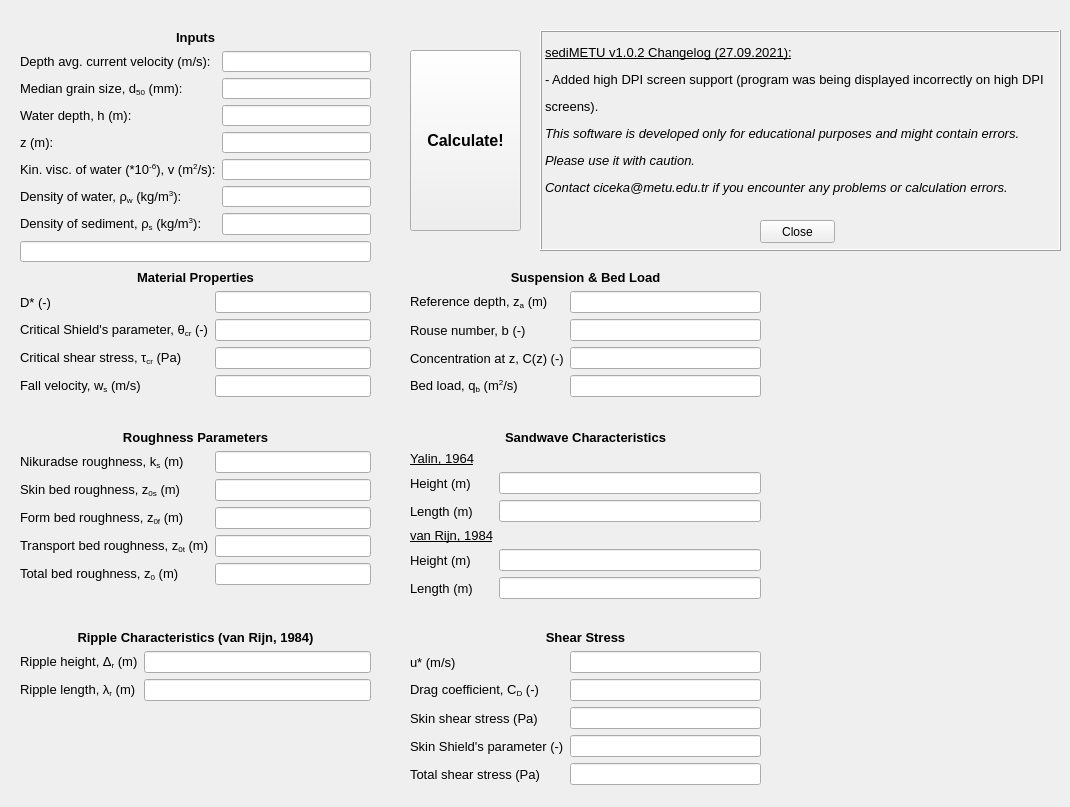
    <widget class="QWidget" name="tab">
     <attribute name="title">
      <string>Currents</string>
     </attribute>
     <widget class="QWidget" name="formLayoutWidget">
      <property name="geometry">
       <rect>
        <x>20</x>
        <y>30</y>
        <width>351</width>
        <height>232</height>
       </rect>
      </property>
      <layout class="QFormLayout" name="formLayout_2">
       <item row="0" column="0" colspan="2">
        <widget class="QLabel" name="inputs_lbl">
         <property name="font">
          <font>
           <family>MS Shell Dlg 2</family>
           <pointsize>10</pointsize>
           <weight>75</weight>
           <bold>true</bold>
          </font>
         </property>
         <property name="text">
          <string>&lt;html&gt;&lt;head/&gt;&lt;body&gt;&lt;p align=&quot;center&quot;&gt;Inputs&lt;/p&gt;&lt;/body&gt;&lt;/html&gt;</string>
         </property>
        </widget>
       </item>
       <item row="1" column="0">
        <widget class="QLabel" name="Ubar_lbl">
         <property name="font">
          <font>
           <family>MS Shell Dlg 2</family>
           <pointsize>10</pointsize>
          </font>
         </property>
         <property name="text">
          <string>Depth avg. current velocity (m/s):</string>
         </property>
        </widget>
       </item>
       <item row="1" column="1">
        <widget class="QLineEdit" name="Ubar_txt"/>
       </item>
       <item row="2" column="0">
        <widget class="QLabel" name="d50_lbl">
         <property name="font">
          <font>
           <family>MS Shell Dlg 2</family>
           <pointsize>10</pointsize>
          </font>
         </property>
         <property name="text">
          <string>&lt;html&gt;&lt;head/&gt;&lt;body&gt;&lt;p&gt;Median grain size, d&lt;span style=&quot; vertical-align:sub;&quot;&gt;50&lt;/span&gt; (mm):&lt;/p&gt;&lt;/body&gt;&lt;/html&gt;</string>
         </property>
        </widget>
       </item>
       <item row="2" column="1">
        <widget class="QLineEdit" name="d50_txt"/>
       </item>
       <item row="3" column="0">
        <widget class="QLabel" name="h_lbl">
         <property name="font">
          <font>
           <family>MS Shell Dlg 2</family>
           <pointsize>10</pointsize>
           <weight>50</weight>
           <bold>false</bold>
           <strikeout>false</strikeout>
           <kerning>true</kerning>
          </font>
         </property>
         <property name="text">
          <string>Water depth, h (m):</string>
         </property>
        </widget>
       </item>
       <item row="3" column="1">
        <widget class="QLineEdit" name="h_txt"/>
       </item>
       <item row="4" column="0">
        <widget class="QLabel" name="z_lbl">
         <property name="font">
          <font>
           <family>MS Shell Dlg 2</family>
           <pointsize>10</pointsize>
          </font>
         </property>
         <property name="text">
          <string>z (m):</string>
         </property>
        </widget>
       </item>
       <item row="4" column="1">
        <widget class="QLineEdit" name="z_txt"/>
       </item>
       <item row="5" column="0">
        <widget class="QLabel" name="nu_lbl">
         <property name="font">
          <font>
           <family>MS Shell Dlg 2</family>
           <pointsize>10</pointsize>
          </font>
         </property>
         <property name="text">
          <string>&lt;html&gt;&lt;head/&gt;&lt;body&gt;&lt;p&gt;Kin. visc. of water (*10&lt;span style=&quot; vertical-align:super;&quot;&gt;-6&lt;/span&gt;), v (m&lt;span style=&quot; vertical-align:super;&quot;&gt;2&lt;/span&gt;/s):&lt;/p&gt;&lt;/body&gt;&lt;/html&gt;</string>
         </property>
        </widget>
       </item>
       <item row="5" column="1">
        <widget class="QLineEdit" name="nu_txt"/>
       </item>
       <item row="6" column="0">
        <widget class="QLabel" name="ro_lbl">
         <property name="font">
          <font>
           <family>MS Shell Dlg 2</family>
           <pointsize>10</pointsize>
          </font>
         </property>
         <property name="text">
          <string>&lt;html&gt;&lt;head/&gt;&lt;body&gt;&lt;p&gt;Density of water, ρ&lt;span style=&quot; vertical-align:sub;&quot;&gt;w&lt;/span&gt; (kg/m&lt;span style=&quot; vertical-align:super;&quot;&gt;3&lt;/span&gt;):&lt;/p&gt;&lt;/body&gt;&lt;/html&gt;</string>
         </property>
        </widget>
       </item>
       <item row="6" column="1">
        <widget class="QLineEdit" name="ro_txt"/>
       </item>
       <item row="7" column="0">
        <widget class="QLabel" name="ro_s_lbl">
         <property name="font">
          <font>
           <family>MS Shell Dlg 2</family>
           <pointsize>10</pointsize>
          </font>
         </property>
         <property name="text">
          <string>&lt;html&gt;&lt;head/&gt;&lt;body&gt;&lt;p&gt;Density of sediment, ρ&lt;span style=&quot; vertical-align:sub;&quot;&gt;s&lt;/span&gt; (kg/m&lt;span style=&quot; vertical-align:super;&quot;&gt;3&lt;/span&gt;):&lt;/p&gt;&lt;/body&gt;&lt;/html&gt;</string>
         </property>
        </widget>
       </item>
       <item row="7" column="1">
        <widget class="QLineEdit" name="ro_s_txt"/>
       </item>
       <item row="8" column="0" colspan="2">
        <widget class="QLineEdit" name="condition_txt">
         <property name="font">
          <font>
           <family>MS Shell Dlg 2</family>
           <weight>75</weight>
           <bold>true</bold>
          </font>
         </property>
         <property name="readOnly">
          <bool>true</bool>
         </property>
        </widget>
       </item>
      </layout>
     </widget>
     <widget class="QPushButton" name="calculateCurrent_btn">
      <property name="geometry">
       <rect>
        <x>410</x>
        <y>50</y>
        <width>111</width>
        <height>181</height>
       </rect>
      </property>
      <property name="font">
       <font>
        <family>MS Shell Dlg 2</family>
        <pointsize>12</pointsize>
        <weight>75</weight>
        <bold>true</bold>
       </font>
      </property>
      <property name="text">
       <string>Calculate!</string>
      </property>
     </widget>
     <widget class="QWidget" name="formLayoutWidget_2">
      <property name="geometry">
       <rect>
        <x>20</x>
        <y>430</y>
        <width>351</width>
        <height>161</height>
       </rect>
      </property>
      <layout class="QFormLayout" name="formLayout_3">
       <item row="0" column="0" colspan="2">
        <widget class="QLabel" name="roughness_lbl">
         <property name="font">
          <font>
           <family>MS Shell Dlg 2</family>
           <pointsize>10</pointsize>
           <weight>75</weight>
           <bold>true</bold>
          </font>
         </property>
         <property name="text">
          <string>&lt;html&gt;&lt;head/&gt;&lt;body&gt;&lt;p align=&quot;center&quot;&gt;Roughness Parameters&lt;/p&gt;&lt;/body&gt;&lt;/html&gt;</string>
         </property>
        </widget>
       </item>
       <item row="1" column="0">
        <widget class="QLabel" name="ks_lbl">
         <property name="font">
          <font>
           <family>MS Shell Dlg 2</family>
           <pointsize>10</pointsize>
          </font>
         </property>
         <property name="text">
          <string>&lt;html&gt;&lt;head/&gt;&lt;body&gt;&lt;p&gt;Nikuradse roughness, k&lt;span style=&quot; vertical-align:sub;&quot;&gt;s&lt;/span&gt; (m)&lt;/p&gt;&lt;/body&gt;&lt;/html&gt;</string>
         </property>
        </widget>
       </item>
       <item row="1" column="1">
        <widget class="QLineEdit" name="ks_txt">
         <property name="readOnly">
          <bool>true</bool>
         </property>
        </widget>
       </item>
       <item row="2" column="0">
        <widget class="QLabel" name="z0s_lbl">
         <property name="font">
          <font>
           <family>MS Shell Dlg 2</family>
           <pointsize>10</pointsize>
          </font>
         </property>
         <property name="text">
          <string>&lt;html&gt;&lt;head/&gt;&lt;body&gt;&lt;p&gt;Skin bed roughness, z&lt;span style=&quot; vertical-align:sub;&quot;&gt;0s&lt;/span&gt; (m)&lt;/p&gt;&lt;/body&gt;&lt;/html&gt;</string>
         </property>
        </widget>
       </item>
       <item row="2" column="1">
        <widget class="QLineEdit" name="z0s_txt">
         <property name="readOnly">
          <bool>true</bool>
         </property>
        </widget>
       </item>
       <item row="3" column="0">
        <widget class="QLabel" name="z0f_lbl">
         <property name="font">
          <font>
           <family>MS Shell Dlg 2</family>
           <pointsize>10</pointsize>
          </font>
         </property>
         <property name="text">
          <string>&lt;html&gt;&lt;head/&gt;&lt;body&gt;&lt;p&gt;Form bed roughness, z&lt;span style=&quot; vertical-align:sub;&quot;&gt;0f&lt;/span&gt; (m)&lt;/p&gt;&lt;/body&gt;&lt;/html&gt;</string>
         </property>
        </widget>
       </item>
       <item row="3" column="1">
        <widget class="QLineEdit" name="z0f_txt">
         <property name="readOnly">
          <bool>true</bool>
         </property>
        </widget>
       </item>
       <item row="4" column="0">
        <widget class="QLabel" name="z0t_lnl">
         <property name="font">
          <font>
           <family>MS Shell Dlg 2</family>
           <pointsize>10</pointsize>
          </font>
         </property>
         <property name="text">
          <string>&lt;html&gt;&lt;head/&gt;&lt;body&gt;&lt;p&gt;Transport bed roughness, z&lt;span style=&quot; vertical-align:sub;&quot;&gt;0t&lt;/span&gt; (m)&lt;/p&gt;&lt;/body&gt;&lt;/html&gt;</string>
         </property>
        </widget>
       </item>
       <item row="4" column="1">
        <widget class="QLineEdit" name="z0t_txt">
         <property name="readOnly">
          <bool>true</bool>
         </property>
        </widget>
       </item>
       <item row="5" column="0">
        <widget class="QLabel" name="z0_lbl">
         <property name="font">
          <font>
           <family>MS Shell Dlg 2</family>
           <pointsize>10</pointsize>
          </font>
         </property>
         <property name="text">
          <string>&lt;html&gt;&lt;head/&gt;&lt;body&gt;&lt;p&gt;Total bed roughness, z&lt;span style=&quot; vertical-align:sub;&quot;&gt;0&lt;/span&gt; (m)&lt;/p&gt;&lt;/body&gt;&lt;/html&gt;</string>
         </property>
        </widget>
       </item>
       <item row="5" column="1">
        <widget class="QLineEdit" name="z0_txt">
         <property name="readOnly">
          <bool>true</bool>
         </property>
        </widget>
       </item>
      </layout>
     </widget>
     <widget class="QWidget" name="formLayoutWidget_3">
      <property name="geometry">
       <rect>
        <x>20</x>
        <y>630</y>
        <width>351</width>
        <height>81</height>
       </rect>
      </property>
      <layout class="QFormLayout" name="formLayout_4">
       <item row="1" column="0">
        <widget class="QLabel" name="rippleHeight_lbl">
         <property name="font">
          <font>
           <family>MS Shell Dlg 2</family>
           <pointsize>10</pointsize>
          </font>
         </property>
         <property name="text">
          <string>&lt;html&gt;&lt;head/&gt;&lt;body&gt;&lt;p&gt;Ripple height, Δ&lt;span style=&quot; vertical-align:sub;&quot;&gt;r&lt;/span&gt; (m)&lt;/p&gt;&lt;/body&gt;&lt;/html&gt;</string>
         </property>
        </widget>
       </item>
       <item row="1" column="1">
        <widget class="QLineEdit" name="rippleHeight_txt">
         <property name="readOnly">
          <bool>true</bool>
         </property>
        </widget>
       </item>
       <item row="2" column="0">
        <widget class="QLabel" name="rippleLength_lbl">
         <property name="font">
          <font>
           <family>MS Shell Dlg 2</family>
           <pointsize>10</pointsize>
          </font>
         </property>
         <property name="text">
          <string>&lt;html&gt;&lt;head/&gt;&lt;body&gt;&lt;p&gt;Ripple length, λ&lt;span style=&quot; vertical-align:sub;&quot;&gt;r&lt;/span&gt; (m)&lt;/p&gt;&lt;/body&gt;&lt;/html&gt;</string>
         </property>
        </widget>
       </item>
       <item row="2" column="1">
        <widget class="QLineEdit" name="rippleLength_txt">
         <property name="readOnly">
          <bool>true</bool>
         </property>
        </widget>
       </item>
       <item row="0" column="0" colspan="2">
        <widget class="QLabel" name="rippleCharacteristics_lbl">
         <property name="font">
          <font>
           <family>MS Shell Dlg 2</family>
           <pointsize>10</pointsize>
           <weight>75</weight>
           <bold>true</bold>
          </font>
         </property>
         <property name="text">
          <string>&lt;html&gt;&lt;head/&gt;&lt;body&gt;&lt;p align=&quot;center&quot;&gt;Ripple Characteristics (van Rijn, 1984)&lt;/p&gt;&lt;/body&gt;&lt;/html&gt;</string>
         </property>
        </widget>
       </item>
      </layout>
     </widget>
     <widget class="QWidget" name="formLayoutWidget_4">
      <property name="geometry">
       <rect>
        <x>410</x>
        <y>430</y>
        <width>351</width>
        <height>193</height>
       </rect>
      </property>
      <layout class="QFormLayout" name="formLayout_5">
       <item row="1" column="0">
        <widget class="QLabel" name="yalin1964_lbl">
         <property name="font">
          <font>
           <family>MS Shell Dlg 2</family>
           <pointsize>10</pointsize>
           <weight>50</weight>
           <bold>false</bold>
           <underline>true</underline>
          </font>
         </property>
         <property name="text">
          <string>&lt;html&gt;&lt;head/&gt;&lt;body&gt;&lt;p&gt;Yalin, 1964&lt;/p&gt;&lt;/body&gt;&lt;/html&gt;</string>
         </property>
        </widget>
       </item>
       <item row="2" column="0">
        <widget class="QLabel" name="swHeightYalin_lbl">
         <property name="font">
          <font>
           <family>MS Shell Dlg 2</family>
           <pointsize>10</pointsize>
          </font>
         </property>
         <property name="text">
          <string>Height (m)</string>
         </property>
        </widget>
       </item>
       <item row="2" column="1">
        <widget class="QLineEdit" name="swHeightYalin_txt">
         <property name="readOnly">
          <bool>true</bool>
         </property>
        </widget>
       </item>
       <item row="3" column="0">
        <widget class="QLabel" name="swLengthYalin_lbl">
         <property name="font">
          <font>
           <family>MS Shell Dlg 2</family>
           <pointsize>10</pointsize>
          </font>
         </property>
         <property name="text">
          <string>Length (m)</string>
         </property>
        </widget>
       </item>
       <item row="3" column="1">
        <widget class="QLineEdit" name="swLengthYalin_txt">
         <property name="readOnly">
          <bool>true</bool>
         </property>
        </widget>
       </item>
       <item row="4" column="0">
        <widget class="QLabel" name="vanRijn1984_lbl">
         <property name="font">
          <font>
           <family>MS Shell Dlg 2</family>
           <pointsize>10</pointsize>
           <weight>50</weight>
           <bold>false</bold>
           <underline>true</underline>
          </font>
         </property>
         <property name="text">
          <string>&lt;html&gt;&lt;head/&gt;&lt;body&gt;&lt;p&gt;van Rijn, 1984&lt;/p&gt;&lt;/body&gt;&lt;/html&gt;</string>
         </property>
        </widget>
       </item>
       <item row="5" column="0">
        <widget class="QLabel" name="swLengthvanRijn_lbl">
         <property name="font">
          <font>
           <family>MS Shell Dlg 2</family>
           <pointsize>10</pointsize>
          </font>
         </property>
         <property name="text">
          <string>Height (m)</string>
         </property>
        </widget>
       </item>
       <item row="5" column="1">
        <widget class="QLineEdit" name="swHeightvanRijn_txt">
         <property name="readOnly">
          <bool>true</bool>
         </property>
        </widget>
       </item>
       <item row="6" column="0">
        <widget class="QLabel" name="swLengthvanRijn_lbl_2">
         <property name="font">
          <font>
           <family>MS Shell Dlg 2</family>
           <pointsize>10</pointsize>
          </font>
         </property>
         <property name="text">
          <string>Length (m)</string>
         </property>
        </widget>
       </item>
       <item row="6" column="1">
        <widget class="QLineEdit" name="swLengthvanRijn_txt">
         <property name="readOnly">
          <bool>true</bool>
         </property>
        </widget>
       </item>
       <item row="0" column="0" colspan="2">
        <widget class="QLabel" name="swCharacteristics_lbl">
         <property name="font">
          <font>
           <family>MS Shell Dlg 2</family>
           <pointsize>10</pointsize>
           <weight>75</weight>
           <bold>true</bold>
          </font>
         </property>
         <property name="text">
          <string>&lt;html&gt;&lt;head/&gt;&lt;body&gt;&lt;p align=&quot;center&quot;&gt;Sandwave Characteristics&lt;/p&gt;&lt;/body&gt;&lt;/html&gt;</string>
         </property>
        </widget>
       </item>
      </layout>
     </widget>
     <widget class="QWidget" name="formLayoutWidget_5">
      <property name="geometry">
       <rect>
        <x>20</x>
        <y>270</y>
        <width>351</width>
        <height>148</height>
       </rect>
      </property>
      <layout class="QFormLayout" name="formLayout_6">
       <item row="0" column="0" colspan="2">
        <widget class="QLabel" name="materialProperties_lbl">
         <property name="font">
          <font>
           <family>MS Shell Dlg 2</family>
           <pointsize>10</pointsize>
           <weight>75</weight>
           <bold>true</bold>
          </font>
         </property>
         <property name="text">
          <string>&lt;html&gt;&lt;head/&gt;&lt;body&gt;&lt;p align=&quot;center&quot;&gt;Material Properties&lt;/p&gt;&lt;/body&gt;&lt;/html&gt;</string>
         </property>
        </widget>
       </item>
       <item row="1" column="0">
        <widget class="QLabel" name="Dstar_lbl">
         <property name="font">
          <font>
           <family>MS Shell Dlg 2</family>
           <pointsize>10</pointsize>
          </font>
         </property>
         <property name="text">
          <string>D* (-)</string>
         </property>
        </widget>
       </item>
       <item row="1" column="1">
        <widget class="QLineEdit" name="Dstar_txt">
         <property name="readOnly">
          <bool>true</bool>
         </property>
        </widget>
       </item>
       <item row="2" column="0">
        <widget class="QLabel" name="crShields_lbl">
         <property name="font">
          <font>
           <family>MS Shell Dlg 2</family>
           <pointsize>10</pointsize>
          </font>
         </property>
         <property name="text">
          <string>&lt;html&gt;&lt;head/&gt;&lt;body&gt;&lt;p&gt;Critical Shield's parameter, θ&lt;span style=&quot; vertical-align:sub;&quot;&gt;cr&lt;/span&gt; (-)&lt;/p&gt;&lt;/body&gt;&lt;/html&gt;</string>
         </property>
        </widget>
       </item>
       <item row="2" column="1">
        <widget class="QLineEdit" name="crShields_txt">
         <property name="readOnly">
          <bool>true</bool>
         </property>
        </widget>
       </item>
       <item row="3" column="0">
        <widget class="QLabel" name="crShear_lbl">
         <property name="font">
          <font>
           <family>MS Shell Dlg 2</family>
           <pointsize>10</pointsize>
           <weight>50</weight>
           <bold>false</bold>
           <strikeout>false</strikeout>
           <kerning>true</kerning>
          </font>
         </property>
         <property name="text">
          <string>&lt;html&gt;&lt;head/&gt;&lt;body&gt;&lt;p&gt;Critical shear stress, τ&lt;span style=&quot; vertical-align:sub;&quot;&gt;cr&lt;/span&gt; (Pa)&lt;/p&gt;&lt;/body&gt;&lt;/html&gt;</string>
         </property>
        </widget>
       </item>
       <item row="3" column="1">
        <widget class="QLineEdit" name="crShear_txt">
         <property name="readOnly">
          <bool>true</bool>
         </property>
        </widget>
       </item>
       <item row="4" column="0">
        <widget class="QLabel" name="fallVelocity_lbl">
         <property name="font">
          <font>
           <family>MS Shell Dlg 2</family>
           <pointsize>10</pointsize>
           <weight>50</weight>
           <bold>false</bold>
           <strikeout>false</strikeout>
           <kerning>true</kerning>
          </font>
         </property>
         <property name="text">
          <string>&lt;html&gt;&lt;head/&gt;&lt;body&gt;&lt;p&gt;Fall velocity, w&lt;span style=&quot; vertical-align:sub;&quot;&gt;s&lt;/span&gt; (m/s)&lt;/p&gt;&lt;/body&gt;&lt;/html&gt;</string>
         </property>
        </widget>
       </item>
       <item row="4" column="1">
        <widget class="QLineEdit" name="fallVelocity_txt">
         <property name="readOnly">
          <bool>true</bool>
         </property>
        </widget>
       </item>
      </layout>
     </widget>
     <widget class="QWidget" name="formLayoutWidget_6">
      <property name="geometry">
       <rect>
        <x>410</x>
        <y>630</y>
        <width>351</width>
        <height>168</height>
       </rect>
      </property>
      <layout class="QFormLayout" name="formLayout_7">
       <item row="1" column="0">
        <widget class="QLabel" name="uStar_lbl">
         <property name="font">
          <font>
           <family>MS Shell Dlg 2</family>
           <pointsize>10</pointsize>
          </font>
         </property>
         <property name="text">
          <string>u* (m/s)</string>
         </property>
        </widget>
       </item>
       <item row="1" column="1">
        <widget class="QLineEdit" name="uStar_txt">
         <property name="readOnly">
          <bool>true</bool>
         </property>
        </widget>
       </item>
       <item row="2" column="0">
        <widget class="QLabel" name="CD_lbl">
         <property name="font">
          <font>
           <family>MS Shell Dlg 2</family>
           <pointsize>10</pointsize>
          </font>
         </property>
         <property name="frameShadow">
          <enum>QFrame::Raised</enum>
         </property>
         <property name="text">
          <string>&lt;html&gt;&lt;head/&gt;&lt;body&gt;&lt;p&gt;Drag coefficient, C&lt;span style=&quot; vertical-align:sub;&quot;&gt;D&lt;/span&gt; (-)&lt;/p&gt;&lt;/body&gt;&lt;/html&gt;</string>
         </property>
        </widget>
       </item>
       <item row="2" column="1">
        <widget class="QLineEdit" name="CD_txt">
         <property name="readOnly">
          <bool>true</bool>
         </property>
        </widget>
       </item>
       <item row="3" column="0">
        <widget class="QLabel" name="skinShear_lbl">
         <property name="font">
          <font>
           <family>MS Shell Dlg 2</family>
           <pointsize>10</pointsize>
           <weight>50</weight>
           <bold>false</bold>
           <strikeout>false</strikeout>
           <kerning>true</kerning>
          </font>
         </property>
         <property name="text">
          <string>Skin shear stress (Pa)</string>
         </property>
        </widget>
       </item>
       <item row="3" column="1">
        <widget class="QLineEdit" name="skinShear_txt">
         <property name="readOnly">
          <bool>true</bool>
         </property>
        </widget>
       </item>
       <item row="4" column="0">
        <widget class="QLabel" name="skinShields_lbl">
         <property name="font">
          <font>
           <family>MS Shell Dlg 2</family>
           <pointsize>10</pointsize>
           <weight>50</weight>
           <bold>false</bold>
           <strikeout>false</strikeout>
           <kerning>true</kerning>
          </font>
         </property>
         <property name="text">
          <string>Skin Shield's parameter (-)</string>
         </property>
        </widget>
       </item>
       <item row="4" column="1">
        <widget class="QLineEdit" name="skinShields_txt">
         <property name="readOnly">
          <bool>true</bool>
         </property>
        </widget>
       </item>
       <item row="5" column="0">
        <widget class="QLabel" name="totalShear_lbl">
         <property name="font">
          <font>
           <family>MS Shell Dlg 2</family>
           <pointsize>10</pointsize>
           <weight>50</weight>
           <bold>false</bold>
           <strikeout>false</strikeout>
           <kerning>true</kerning>
          </font>
         </property>
         <property name="text">
          <string>Total shear stress (Pa)</string>
         </property>
        </widget>
       </item>
       <item row="5" column="1">
        <widget class="QLineEdit" name="totalShear_txt">
         <property name="readOnly">
          <bool>true</bool>
         </property>
        </widget>
       </item>
       <item row="0" column="0" colspan="2">
        <widget class="QLabel" name="shear_lbl">
         <property name="font">
          <font>
           <family>MS Shell Dlg 2</family>
           <pointsize>10</pointsize>
           <weight>75</weight>
           <bold>true</bold>
          </font>
         </property>
         <property name="text">
          <string>&lt;html&gt;&lt;head/&gt;&lt;body&gt;&lt;p align=&quot;center&quot;&gt;Shear Stress&lt;/p&gt;&lt;/body&gt;&lt;/html&gt;</string>
         </property>
        </widget>
       </item>
      </layout>
     </widget>
     <widget class="QWidget" name="formLayoutWidget_7">
      <property name="geometry">
       <rect>
        <x>410</x>
        <y>270</y>
        <width>351</width>
        <height>139</height>
       </rect>
      </property>
      <layout class="QFormLayout" name="formLayout_8">
       <item row="0" column="0" colspan="2">
        <widget class="QLabel" name="materialProperties_lbl_2">
         <property name="font">
          <font>
           <family>MS Shell Dlg 2</family>
           <pointsize>10</pointsize>
           <weight>75</weight>
           <bold>true</bold>
          </font>
         </property>
         <property name="text">
          <string>&lt;html&gt;&lt;head/&gt;&lt;body&gt;&lt;p align=&quot;center&quot;&gt;Suspension &amp;amp; Bed Load&lt;/p&gt;&lt;/body&gt;&lt;/html&gt;</string>
         </property>
        </widget>
       </item>
       <item row="1" column="0">
        <widget class="QLabel" name="za_lbl">
         <property name="font">
          <font>
           <family>MS Shell Dlg 2</family>
           <pointsize>10</pointsize>
          </font>
         </property>
         <property name="text">
          <string>&lt;html&gt;&lt;head/&gt;&lt;body&gt;&lt;p&gt;Reference depth, z&lt;span style=&quot; vertical-align:sub;&quot;&gt;a&lt;/span&gt; (m)&lt;/p&gt;&lt;/body&gt;&lt;/html&gt;</string>
         </property>
        </widget>
       </item>
       <item row="1" column="1">
        <widget class="QLineEdit" name="za_txt">
         <property name="readOnly">
          <bool>true</bool>
         </property>
        </widget>
       </item>
       <item row="2" column="0">
        <widget class="QLabel" name="rouse_lbl">
         <property name="font">
          <font>
           <family>MS Shell Dlg 2</family>
           <pointsize>10</pointsize>
          </font>
         </property>
         <property name="text">
          <string>Rouse number, b (-)</string>
         </property>
        </widget>
       </item>
       <item row="2" column="1">
        <widget class="QLineEdit" name="rouse_txt">
         <property name="readOnly">
          <bool>true</bool>
         </property>
        </widget>
       </item>
       <item row="3" column="0">
        <widget class="QLabel" name="concentration_lbl">
         <property name="font">
          <font>
           <family>MS Shell Dlg 2</family>
           <pointsize>10</pointsize>
          </font>
         </property>
         <property name="text">
          <string>Concentration at z, C(z) (-)</string>
         </property>
        </widget>
       </item>
       <item row="3" column="1">
        <widget class="QLineEdit" name="concentration_txt">
         <property name="readOnly">
          <bool>true</bool>
         </property>
        </widget>
       </item>
       <item row="4" column="0">
        <widget class="QLabel" name="qb_lbl">
         <property name="font">
          <font>
           <family>MS Shell Dlg 2</family>
           <pointsize>10</pointsize>
          </font>
         </property>
         <property name="text">
          <string>&lt;html&gt;&lt;head/&gt;&lt;body&gt;&lt;p&gt;Bed load, q&lt;span style=&quot; vertical-align:sub;&quot;&gt;b&lt;/span&gt; (m&lt;span style=&quot; vertical-align:super;&quot;&gt;2&lt;/span&gt;/s)&lt;/p&gt;&lt;/body&gt;&lt;/html&gt;</string>
         </property>
        </widget>
       </item>
       <item row="4" column="1">
        <widget class="QLineEdit" name="qb_txt">
         <property name="readOnly">
          <bool>true</bool>
         </property>
        </widget>
       </item>
      </layout>
     </widget>
     <widget class="QFrame" name="updateBox_box">
      <property name="geometry">
       <rect>
        <x>540</x>
        <y>30</y>
        <width>521</width>
        <height>221</height>
       </rect>
      </property>
      <property name="autoFillBackground">
       <bool>true</bool>
      </property>
      <property name="frameShape">
       <enum>QFrame::WinPanel</enum>
      </property>
      <property name="frameShadow">
       <enum>QFrame::Raised</enum>
      </property>
      <widget class="QLabel" name="label_3">
       <property name="geometry">
        <rect>
         <x>0</x>
         <y>0</y>
         <width>521</width>
         <height>221</height>
        </rect>
       </property>
       <property name="frameShape">
        <enum>QFrame::Box</enum>
       </property>
       <property name="frameShadow">
        <enum>QFrame::Raised</enum>
       </property>
       <property name="text">
        <string>&lt;html&gt;&lt;head/&gt;&lt;body&gt;&lt;p&gt;&lt;span style=&quot; font-size:10pt; text-decoration: underline;&quot;&gt;sediMETU v1.0.2 Changelog (27.09.2021):&lt;/span&gt;&lt;/p&gt;&lt;p&gt;&lt;span style=&quot; font-size:10pt;&quot;&gt;- Added high DPI screen support (program was being displayed incorrectly on high DPI &lt;/span&gt;&lt;/p&gt;&lt;p&gt;&lt;span style=&quot; font-size:10pt;&quot;&gt;screens). &lt;/span&gt;&lt;/p&gt;&lt;p&gt;&lt;span style=&quot; font-size:10pt; font-style:italic;&quot;&gt;This software is developed only for educational purposes and might contain errors. &lt;/span&gt;&lt;/p&gt;&lt;p&gt;&lt;span style=&quot; font-size:10pt; font-style:italic;&quot;&gt;Please use it with caution.&lt;/span&gt;&lt;/p&gt;&lt;p&gt;&lt;span style=&quot; font-size:10pt; font-style:italic;&quot;&gt;Contact ciceka@metu.edu.tr if you encounter any problems or calculation errors.&lt;/span&gt;&lt;/p&gt;&lt;p&gt;&lt;br/&gt;&lt;/p&gt;&lt;/body&gt;&lt;/html&gt;</string>
       </property>
      </widget>
      <widget class="QPushButton" name="closeButton_btn">
       <property name="geometry">
        <rect>
         <x>220</x>
         <y>190</y>
         <width>75</width>
         <height>23</height>
        </rect>
       </property>
       <property name="text">
        <string>Close</string>
       </property>
      </widget>
     </widget>
    </widget>
